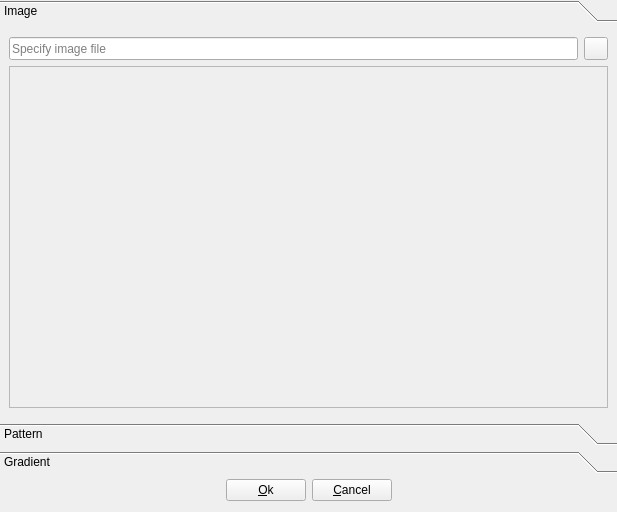
<?xml version="1.0" encoding="UTF-8"?>
<ui version="4.0">
 <class>BrushEditor</class>
 <widget class="QDialog" name="BrushEditor">
  <property name="geometry">
   <rect>
    <x>0</x>
    <y>0</y>
    <width>617</width>
    <height>512</height>
   </rect>
  </property>
  <property name="windowTitle">
   <string>Brush editor</string>
  </property>
  <layout class="QGridLayout" name="gridLayout">
   <property name="leftMargin">
    <number>0</number>
   </property>
   <property name="topMargin">
    <number>0</number>
   </property>
   <property name="rightMargin">
    <number>0</number>
   </property>
   <item row="1" column="0">
    <spacer name="horizontalSpacer1">
     <property name="orientation">
      <enum>Qt::Horizontal</enum>
     </property>
     <property name="sizeHint" stdset="0">
      <size>
       <width>158</width>
       <height>20</height>
      </size>
     </property>
    </spacer>
   </item>
   <item row="1" column="2">
    <widget class="QPushButton" name="pushButtonCancel">
     <property name="sizePolicy">
      <sizepolicy hsizetype="Minimum" vsizetype="Minimum">
       <horstretch>0</horstretch>
       <verstretch>0</verstretch>
      </sizepolicy>
     </property>
     <property name="toolTip">
      <string>Cancel brush editing</string>
     </property>
     <property name="text">
      <string>&amp;Cancel</string>
     </property>
     <property name="icon">
      <iconset resource="qmc2.qrc">
       <normaloff>:/data/img/no.png</normaloff>:/data/img/no.png</iconset>
     </property>
     <property name="autoDefault">
      <bool>false</bool>
     </property>
    </widget>
   </item>
   <item row="0" column="0" colspan="4">
    <widget class="QToolBox" name="toolBox">
     <property name="currentIndex">
      <number>0</number>
     </property>
     <widget class="QWidget" name="pageImage">
      <property name="geometry">
       <rect>
        <x>0</x>
        <y>0</y>
        <width>607</width>
        <height>394</height>
       </rect>
      </property>
      <attribute name="label">
       <string>Image</string>
      </attribute>
      <layout class="QGridLayout" name="gridLayoutPageImage">
       <item row="0" column="0">
        <widget class="QLineEdit" name="lineEditImageFile">
         <property name="sizePolicy">
          <sizepolicy hsizetype="Expanding" vsizetype="Minimum">
           <horstretch>0</horstretch>
           <verstretch>0</verstretch>
          </sizepolicy>
         </property>
         <property name="toolTip">
          <string>Image file</string>
         </property>
         <property name="placeholderText">
          <string>Specify image file</string>
         </property>
        </widget>
       </item>
       <item row="0" column="1">
        <widget class="QToolButton" name="toolButtonBrowseImageFile">
         <property name="sizePolicy">
          <sizepolicy hsizetype="Fixed" vsizetype="Minimum">
           <horstretch>0</horstretch>
           <verstretch>0</verstretch>
          </sizepolicy>
         </property>
         <property name="toolTip">
          <string>Browse image file</string>
         </property>
         <property name="icon">
          <iconset resource="qmc2.qrc">
           <normaloff>:/data/img/fileopen.png</normaloff>:/data/img/fileopen.png</iconset>
         </property>
        </widget>
       </item>
       <item row="1" column="0" colspan="2">
        <widget class="QFrame" name="frameImagePreview">
         <property name="sizePolicy">
          <sizepolicy hsizetype="Preferred" vsizetype="Expanding">
           <horstretch>0</horstretch>
           <verstretch>0</verstretch>
          </sizepolicy>
         </property>
         <property name="toolTip">
          <string>Image preview</string>
         </property>
         <property name="frameShape">
          <enum>QFrame::StyledPanel</enum>
         </property>
         <property name="frameShadow">
          <enum>QFrame::Raised</enum>
         </property>
        </widget>
       </item>
      </layout>
     </widget>
     <widget class="QWidget" name="pagePattern">
      <property name="geometry">
       <rect>
        <x>0</x>
        <y>0</y>
        <width>235</width>
        <height>47</height>
       </rect>
      </property>
      <attribute name="label">
       <string>Pattern</string>
      </attribute>
      <layout class="QGridLayout" name="gridLayoutPagePattern">
       <item row="0" column="0">
        <widget class="QComboBox" name="comboBoxPatternType">
         <property name="sizePolicy">
          <sizepolicy hsizetype="Preferred" vsizetype="Minimum">
           <horstretch>0</horstretch>
           <verstretch>0</verstretch>
          </sizepolicy>
         </property>
         <property name="toolTip">
          <string>Pattern type</string>
         </property>
         <item>
          <property name="text">
           <string notr="true">NoBrush</string>
          </property>
         </item>
         <item>
          <property name="text">
           <string notr="true">SolidPattern</string>
          </property>
         </item>
         <item>
          <property name="text">
           <string notr="true">Dense1Pattern</string>
          </property>
         </item>
         <item>
          <property name="text">
           <string notr="true">Dense2Pattern</string>
          </property>
         </item>
         <item>
          <property name="text">
           <string notr="true">Dense3Pattern</string>
          </property>
         </item>
         <item>
          <property name="text">
           <string notr="true">Dense4Pattern</string>
          </property>
         </item>
         <item>
          <property name="text">
           <string notr="true">Dense5Pattern</string>
          </property>
         </item>
         <item>
          <property name="text">
           <string notr="true">Dense6Pattern</string>
          </property>
         </item>
         <item>
          <property name="text">
           <string notr="true">Dense7Pattern</string>
          </property>
         </item>
         <item>
          <property name="text">
           <string notr="true">HorPattern</string>
          </property>
         </item>
         <item>
          <property name="text">
           <string notr="true">VerPattern</string>
          </property>
         </item>
         <item>
          <property name="text">
           <string notr="true">CrossPattern</string>
          </property>
         </item>
         <item>
          <property name="text">
           <string notr="true">BDiagPattern</string>
          </property>
         </item>
         <item>
          <property name="text">
           <string notr="true">FDiagPattern</string>
          </property>
         </item>
         <item>
          <property name="text">
           <string notr="true">DiagCrossPattern</string>
          </property>
         </item>
         <item>
          <property name="text">
           <string notr="true">TexturePattern</string>
          </property>
         </item>
        </widget>
       </item>
       <item row="0" column="4">
        <widget class="QLineEdit" name="lineEditTextureImage">
         <property name="enabled">
          <bool>false</bool>
         </property>
         <property name="sizePolicy">
          <sizepolicy hsizetype="Expanding" vsizetype="Minimum">
           <horstretch>0</horstretch>
           <verstretch>0</verstretch>
          </sizepolicy>
         </property>
         <property name="toolTip">
          <string>Pattern texture image file</string>
         </property>
         <property name="placeholderText">
          <string>Specify texture image file</string>
         </property>
        </widget>
       </item>
       <item row="0" column="5">
        <widget class="QToolButton" name="toolButtonBrowseTextureImage">
         <property name="enabled">
          <bool>false</bool>
         </property>
         <property name="sizePolicy">
          <sizepolicy hsizetype="Fixed" vsizetype="Minimum">
           <horstretch>0</horstretch>
           <verstretch>0</verstretch>
          </sizepolicy>
         </property>
         <property name="toolTip">
          <string>Browse pattern texture image file</string>
         </property>
         <property name="icon">
          <iconset resource="qmc2.qrc">
           <normaloff>:/data/img/fileopen.png</normaloff>:/data/img/fileopen.png</iconset>
         </property>
        </widget>
       </item>
       <item row="1" column="0" colspan="6">
        <widget class="QFrame" name="framePatternPreview">
         <property name="sizePolicy">
          <sizepolicy hsizetype="Preferred" vsizetype="Expanding">
           <horstretch>0</horstretch>
           <verstretch>0</verstretch>
          </sizepolicy>
         </property>
         <property name="toolTip">
          <string>Pattern preview</string>
         </property>
         <property name="frameShape">
          <enum>QFrame::StyledPanel</enum>
         </property>
         <property name="frameShadow">
          <enum>QFrame::Raised</enum>
         </property>
        </widget>
       </item>
       <item row="0" column="2">
        <widget class="QFrame" name="framePatternColor">
         <property name="enabled">
          <bool>false</bool>
         </property>
         <property name="sizePolicy">
          <sizepolicy hsizetype="Expanding" vsizetype="Minimum">
           <horstretch>0</horstretch>
           <verstretch>0</verstretch>
          </sizepolicy>
         </property>
         <property name="toolTip">
          <string>Pattern color</string>
         </property>
         <property name="frameShape">
          <enum>QFrame::StyledPanel</enum>
         </property>
         <property name="frameShadow">
          <enum>QFrame::Raised</enum>
         </property>
        </widget>
       </item>
       <item row="0" column="3">
        <widget class="QToolButton" name="toolButtonPatternColor">
         <property name="enabled">
          <bool>false</bool>
         </property>
         <property name="sizePolicy">
          <sizepolicy hsizetype="Fixed" vsizetype="Minimum">
           <horstretch>0</horstretch>
           <verstretch>0</verstretch>
          </sizepolicy>
         </property>
         <property name="toolTip">
          <string>Choose pattern color</string>
         </property>
         <property name="icon">
          <iconset resource="qmc2.qrc">
           <normaloff>:/data/img/colors.png</normaloff>:/data/img/colors.png</iconset>
         </property>
        </widget>
       </item>
      </layout>
     </widget>
     <widget class="QWidget" name="pageGradient">
      <property name="geometry">
       <rect>
        <x>0</x>
        <y>0</y>
        <width>607</width>
        <height>394</height>
       </rect>
      </property>
      <attribute name="label">
       <string>Gradient</string>
      </attribute>
      <layout class="QGridLayout" name="gridLayoutPageGradient">
       <item row="2" column="0" colspan="4">
        <widget class="QStackedWidget" name="stackedWidget">
         <property name="sizePolicy">
          <sizepolicy hsizetype="Preferred" vsizetype="Maximum">
           <horstretch>0</horstretch>
           <verstretch>0</verstretch>
          </sizepolicy>
         </property>
         <property name="currentIndex">
          <number>0</number>
         </property>
         <widget class="QWidget" name="pageLinear">
          <layout class="QGridLayout" name="gridLayoutPageLinear">
           <property name="margin">
            <number>0</number>
           </property>
           <item row="2" column="2">
            <widget class="QLabel" name="labelLinearEndPointY">
             <property name="text">
              <string>Y</string>
             </property>
            </widget>
           </item>
           <item row="1" column="1">
            <widget class="QDoubleSpinBox" name="doubleSpinBoxLinearStartPointX"/>
           </item>
           <item row="0" column="2" colspan="2">
            <widget class="QLabel" name="labelLinearEndPoint">
             <property name="text">
              <string>Final end point</string>
             </property>
             <property name="alignment">
              <set>Qt::AlignCenter</set>
             </property>
            </widget>
           </item>
           <item row="1" column="3">
            <widget class="QDoubleSpinBox" name="doubleSpinBoxLinearEndPointX"/>
           </item>
           <item row="1" column="0">
            <widget class="QLabel" name="labelLinearStartPointX">
             <property name="sizePolicy">
              <sizepolicy hsizetype="Fixed" vsizetype="Preferred">
               <horstretch>0</horstretch>
               <verstretch>0</verstretch>
              </sizepolicy>
             </property>
             <property name="text">
              <string>X</string>
             </property>
            </widget>
           </item>
           <item row="1" column="2">
            <widget class="QLabel" name="labelLinearEndPointX">
             <property name="sizePolicy">
              <sizepolicy hsizetype="Fixed" vsizetype="Preferred">
               <horstretch>0</horstretch>
               <verstretch>0</verstretch>
              </sizepolicy>
             </property>
             <property name="text">
              <string>X</string>
             </property>
            </widget>
           </item>
           <item row="2" column="0">
            <widget class="QLabel" name="labeLinearStartPointY">
             <property name="text">
              <string>Y</string>
             </property>
            </widget>
           </item>
           <item row="2" column="3">
            <widget class="QDoubleSpinBox" name="doubleSpinBoxLinearEndPointY"/>
           </item>
           <item row="2" column="1">
            <widget class="QDoubleSpinBox" name="doubleSpinBoxLinearStartPointY"/>
           </item>
           <item row="0" column="0" colspan="2">
            <widget class="QLabel" name="labelLinearStartPoint">
             <property name="text">
              <string>Start point</string>
             </property>
             <property name="alignment">
              <set>Qt::AlignCenter</set>
             </property>
            </widget>
           </item>
          </layout>
         </widget>
         <widget class="QWidget" name="pageRadial">
          <layout class="QGridLayout" name="gridLayoutPageRadial">
           <property name="margin">
            <number>0</number>
           </property>
           <item row="0" column="0" colspan="2">
            <widget class="QLabel" name="labelRadialCenterPoint">
             <property name="text">
              <string>Center point</string>
             </property>
             <property name="alignment">
              <set>Qt::AlignCenter</set>
             </property>
            </widget>
           </item>
           <item row="0" column="2" colspan="2">
            <widget class="QLabel" name="labelRadialFocalPoint">
             <property name="text">
              <string>Focal point</string>
             </property>
             <property name="alignment">
              <set>Qt::AlignCenter</set>
             </property>
            </widget>
           </item>
           <item row="0" column="4">
            <widget class="QLabel" name="labelRadialRadius">
             <property name="text">
              <string>Radius</string>
             </property>
             <property name="alignment">
              <set>Qt::AlignCenter</set>
             </property>
            </widget>
           </item>
           <item row="1" column="0">
            <widget class="QLabel" name="labelRadialCenterPointX">
             <property name="sizePolicy">
              <sizepolicy hsizetype="Fixed" vsizetype="Preferred">
               <horstretch>0</horstretch>
               <verstretch>0</verstretch>
              </sizepolicy>
             </property>
             <property name="text">
              <string>X</string>
             </property>
            </widget>
           </item>
           <item row="1" column="1">
            <widget class="QDoubleSpinBox" name="doubleSpinBoxRadialCenterPointX">
             <property name="minimum">
              <double>-999999999.000000000000000</double>
             </property>
             <property name="maximum">
              <double>999999999.000000000000000</double>
             </property>
            </widget>
           </item>
           <item row="1" column="2">
            <widget class="QLabel" name="labelRadialFocalPointX">
             <property name="sizePolicy">
              <sizepolicy hsizetype="Fixed" vsizetype="Preferred">
               <horstretch>0</horstretch>
               <verstretch>0</verstretch>
              </sizepolicy>
             </property>
             <property name="text">
              <string>X</string>
             </property>
            </widget>
           </item>
           <item row="1" column="3">
            <widget class="QDoubleSpinBox" name="doubleSpinBoxRadialFocalPointX">
             <property name="minimum">
              <double>-999999999.000000000000000</double>
             </property>
             <property name="maximum">
              <double>999999999.000000000000000</double>
             </property>
            </widget>
           </item>
           <item row="1" column="4">
            <widget class="QDoubleSpinBox" name="doubleSpinBoxRadialRadius">
             <property name="minimum">
              <double>-999999999.000000000000000</double>
             </property>
             <property name="maximum">
              <double>999999999.000000000000000</double>
             </property>
            </widget>
           </item>
           <item row="2" column="0">
            <widget class="QLabel" name="labelRadialCenterPointY">
             <property name="sizePolicy">
              <sizepolicy hsizetype="Fixed" vsizetype="Preferred">
               <horstretch>0</horstretch>
               <verstretch>0</verstretch>
              </sizepolicy>
             </property>
             <property name="text">
              <string>Y</string>
             </property>
            </widget>
           </item>
           <item row="2" column="1">
            <widget class="QDoubleSpinBox" name="doubleSpinBoxRadialCenterPointY">
             <property name="minimum">
              <double>-999999999.000000000000000</double>
             </property>
             <property name="maximum">
              <double>999999999.000000000000000</double>
             </property>
            </widget>
           </item>
           <item row="2" column="2">
            <widget class="QLabel" name="labelRadialFocalPointY">
             <property name="sizePolicy">
              <sizepolicy hsizetype="Fixed" vsizetype="Preferred">
               <horstretch>0</horstretch>
               <verstretch>0</verstretch>
              </sizepolicy>
             </property>
             <property name="text">
              <string>Y</string>
             </property>
            </widget>
           </item>
           <item row="2" column="3">
            <widget class="QDoubleSpinBox" name="doubleSpinBoxRadialFocalPointY">
             <property name="minimum">
              <double>-999999999.000000000000000</double>
             </property>
             <property name="maximum">
              <double>999999999.000000000000000</double>
             </property>
            </widget>
           </item>
          </layout>
         </widget>
         <widget class="QWidget" name="pageConical">
          <layout class="QGridLayout" name="gridLayoutPageConical">
           <property name="margin">
            <number>0</number>
           </property>
           <item row="0" column="0" colspan="2">
            <widget class="QLabel" name="labelConicalCenterPoint">
             <property name="text">
              <string>Center point</string>
             </property>
             <property name="alignment">
              <set>Qt::AlignCenter</set>
             </property>
            </widget>
           </item>
           <item row="0" column="2">
            <widget class="QLabel" name="labelConicalAngle">
             <property name="text">
              <string>Angle</string>
             </property>
             <property name="alignment">
              <set>Qt::AlignCenter</set>
             </property>
            </widget>
           </item>
           <item row="1" column="0">
            <widget class="QLabel" name="labelConicalCenterPointX">
             <property name="sizePolicy">
              <sizepolicy hsizetype="Fixed" vsizetype="Preferred">
               <horstretch>0</horstretch>
               <verstretch>0</verstretch>
              </sizepolicy>
             </property>
             <property name="text">
              <string>X</string>
             </property>
            </widget>
           </item>
           <item row="1" column="1">
            <widget class="QDoubleSpinBox" name="doubleSpinBoxConicalCenterPointX">
             <property name="minimum">
              <double>-999999999.000000000000000</double>
             </property>
             <property name="maximum">
              <double>999999999.000000000000000</double>
             </property>
            </widget>
           </item>
           <item row="1" column="2">
            <widget class="QDoubleSpinBox" name="doubleSpinBoxConicalAngle">
             <property name="suffix">
              <string>°</string>
             </property>
             <property name="maximum">
              <double>360.000000000000000</double>
             </property>
            </widget>
           </item>
           <item row="2" column="0">
            <widget class="QLabel" name="labelConicalCenterPointY">
             <property name="sizePolicy">
              <sizepolicy hsizetype="Fixed" vsizetype="Preferred">
               <horstretch>0</horstretch>
               <verstretch>0</verstretch>
              </sizepolicy>
             </property>
             <property name="text">
              <string>Y</string>
             </property>
            </widget>
           </item>
           <item row="2" column="1">
            <widget class="QDoubleSpinBox" name="doubleSpinBoxConicalCenterPointY">
             <property name="minimum">
              <double>-999999999.000000000000000</double>
             </property>
             <property name="maximum">
              <double>999999999.000000000000000</double>
             </property>
            </widget>
           </item>
          </layout>
         </widget>
        </widget>
       </item>
       <item row="0" column="0">
        <widget class="QComboBox" name="comboBoxGradientType">
         <property name="sizePolicy">
          <sizepolicy hsizetype="Preferred" vsizetype="Minimum">
           <horstretch>0</horstretch>
           <verstretch>0</verstretch>
          </sizepolicy>
         </property>
         <property name="toolTip">
          <string>Gradient type</string>
         </property>
         <item>
          <property name="text">
           <string notr="true">Linear</string>
          </property>
         </item>
         <item>
          <property name="text">
           <string notr="true">Radial</string>
          </property>
         </item>
         <item>
          <property name="text">
           <string notr="true">Conical</string>
          </property>
         </item>
        </widget>
       </item>
       <item row="0" column="4" rowspan="4">
        <widget class="QFrame" name="frameGradientPreview">
         <property name="sizePolicy">
          <sizepolicy hsizetype="Expanding" vsizetype="Expanding">
           <horstretch>0</horstretch>
           <verstretch>0</verstretch>
          </sizepolicy>
         </property>
         <property name="toolTip">
          <string>Gradient preview</string>
         </property>
         <property name="frameShape">
          <enum>QFrame::StyledPanel</enum>
         </property>
         <property name="frameShadow">
          <enum>QFrame::Raised</enum>
         </property>
        </widget>
       </item>
       <item row="0" column="1">
        <widget class="QComboBox" name="comboBoxSpreadType">
         <property name="sizePolicy">
          <sizepolicy hsizetype="Preferred" vsizetype="Minimum">
           <horstretch>0</horstretch>
           <verstretch>0</verstretch>
          </sizepolicy>
         </property>
         <property name="toolTip">
          <string>Spread type</string>
         </property>
         <item>
          <property name="text">
           <string notr="true">PadSpread</string>
          </property>
         </item>
         <item>
          <property name="text">
           <string notr="true">RepeatSpread</string>
          </property>
         </item>
         <item>
          <property name="text">
           <string notr="true">ReflectSpread</string>
          </property>
         </item>
        </widget>
       </item>
       <item row="0" column="3">
        <widget class="QToolButton" name="toolButtonRemoveColorStop">
         <property name="enabled">
          <bool>false</bool>
         </property>
         <property name="sizePolicy">
          <sizepolicy hsizetype="Fixed" vsizetype="Minimum">
           <horstretch>0</horstretch>
           <verstretch>0</verstretch>
          </sizepolicy>
         </property>
         <property name="toolTip">
          <string>Remove color-stop</string>
         </property>
         <property name="icon">
          <iconset resource="qmc2.qrc">
           <normaloff>:/data/img/minus.png</normaloff>:/data/img/minus.png</iconset>
         </property>
        </widget>
       </item>
       <item row="0" column="2">
        <widget class="QToolButton" name="toolButtonAddColorStop">
         <property name="sizePolicy">
          <sizepolicy hsizetype="Fixed" vsizetype="Minimum">
           <horstretch>0</horstretch>
           <verstretch>0</verstretch>
          </sizepolicy>
         </property>
         <property name="toolTip">
          <string>Add color-stop</string>
         </property>
         <property name="icon">
          <iconset resource="qmc2.qrc">
           <normaloff>:/data/img/plus.png</normaloff>:/data/img/plus.png</iconset>
         </property>
        </widget>
       </item>
       <item row="1" column="0" colspan="4">
        <widget class="QTreeWidget" name="treeWidgetColorStops">
         <property name="rootIsDecorated">
          <bool>false</bool>
         </property>
         <property name="itemsExpandable">
          <bool>false</bool>
         </property>
         <property name="expandsOnDoubleClick">
          <bool>false</bool>
         </property>
         <column>
          <property name="text">
           <string>Stop</string>
          </property>
         </column>
         <column>
          <property name="text">
           <string>Color</string>
          </property>
         </column>
        </widget>
       </item>
      </layout>
     </widget>
    </widget>
   </item>
   <item row="1" column="1">
    <widget class="QPushButton" name="pushButtonOk">
     <property name="sizePolicy">
      <sizepolicy hsizetype="Minimum" vsizetype="Minimum">
       <horstretch>0</horstretch>
       <verstretch>0</verstretch>
      </sizepolicy>
     </property>
     <property name="toolTip">
      <string>Accept brush</string>
     </property>
     <property name="text">
      <string>&amp;Ok</string>
     </property>
     <property name="icon">
      <iconset resource="qmc2.qrc">
       <normaloff>:/data/img/yes.png</normaloff>:/data/img/yes.png</iconset>
     </property>
     <property name="autoDefault">
      <bool>false</bool>
     </property>
    </widget>
   </item>
   <item row="1" column="3">
    <spacer name="horizontalSpacer2">
     <property name="orientation">
      <enum>Qt::Horizontal</enum>
     </property>
     <property name="sizeHint" stdset="0">
      <size>
       <width>157</width>
       <height>20</height>
      </size>
     </property>
    </spacer>
   </item>
  </layout>
 </widget>
 <tabstops>
  <tabstop>lineEditImageFile</tabstop>
  <tabstop>toolButtonBrowseImageFile</tabstop>
  <tabstop>comboBoxPatternType</tabstop>
  <tabstop>toolButtonPatternColor</tabstop>
  <tabstop>lineEditTextureImage</tabstop>
  <tabstop>toolButtonBrowseTextureImage</tabstop>
  <tabstop>comboBoxGradientType</tabstop>
  <tabstop>comboBoxSpreadType</tabstop>
  <tabstop>toolButtonAddColorStop</tabstop>
  <tabstop>toolButtonRemoveColorStop</tabstop>
  <tabstop>treeWidgetColorStops</tabstop>
  <tabstop>doubleSpinBoxLinearStartPointX</tabstop>
  <tabstop>doubleSpinBoxLinearEndPointX</tabstop>
  <tabstop>doubleSpinBoxLinearStartPointY</tabstop>
  <tabstop>doubleSpinBoxLinearEndPointY</tabstop>
  <tabstop>doubleSpinBoxRadialCenterPointX</tabstop>
  <tabstop>doubleSpinBoxRadialFocalPointX</tabstop>
  <tabstop>doubleSpinBoxRadialRadius</tabstop>
  <tabstop>doubleSpinBoxRadialCenterPointY</tabstop>
  <tabstop>doubleSpinBoxRadialFocalPointY</tabstop>
  <tabstop>doubleSpinBoxConicalCenterPointX</tabstop>
  <tabstop>doubleSpinBoxConicalAngle</tabstop>
  <tabstop>doubleSpinBoxConicalCenterPointY</tabstop>
  <tabstop>pushButtonOk</tabstop>
  <tabstop>pushButtonCancel</tabstop>
 </tabstops>
 <resources>
  <include location="qmc2.qrc"/>
 </resources>
 <connections>
  <connection>
   <sender>comboBoxGradientType</sender>
   <signal>activated(int)</signal>
   <receiver>stackedWidget</receiver>
   <slot>setCurrentIndex(int)</slot>
   <hints>
    <hint type="sourcelabel">
     <x>61</x>
     <y>95</y>
    </hint>
    <hint type="destinationlabel">
     <x>86</x>
     <y>121</y>
    </hint>
   </hints>
  </connection>
 </connections>
</ui>
